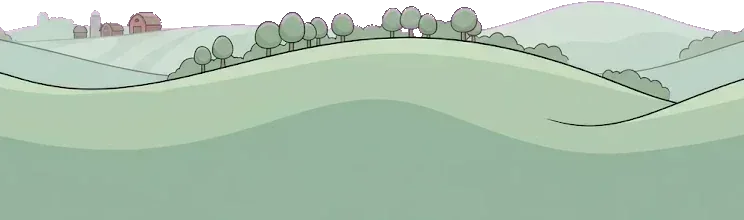
#> input picture art/bg/far.webp, 744 x 220 px, found by its file name; its folder holds only this picture in this run
$ python opt_panels.py ../art/bg/far.webp
#> lines starting #> are read from the running program, lines starting #| are printed output that depends on the picture; after the words box and inside, x2 and y2 are one past the last pixel; in counts of white or black regions, pixels touching at a corner belong together
# -*- coding: utf-8 -*-
"""Shrink the background panels, and prove the picture did not change.

    python tools/opt_panels.py            # report what each quality costs
    python tools/opt_panels.py --write    # keep the smallest honest one

WHY THESE MAY GO LOSSY WHEN THE SPRITES MAY NOT. `to_webp.py` says lossless for
everything, and it is right about everything it was written for: a sprite is
flat cel fill, a hard ink outline and an alpha edge, which are the three things
lossy WebP rings on, and a sprite is drawn at roughly the size it was cut.

A background panel is a different object. It is drawn UPSCALED -- an 830x240
panel fills about 1170x340 world units, which is over twice its own resolution
-- and every artefact goes through that same blur on the way to the screen. So
the question is not "does q85 differ from lossless" (it does, by definition) but
"does q85 differ from lossless AFTER both have been through the scaler the game
puts them through". That is what this measures, and it is the only comparison
that means anything.

THE THRESHOLD WAS MEASURED HERE, NOT BORROWED. Starting from to_webp.py's
0.63-1.59 -- which is the error a sprite RESIZE makes -- rejected every quality
on every panel and saved nothing, because these are bigger, busier pictures and
they measure 2-6 at draw size. So the worst one was rendered beside its
lossless original at draw size and looked at: indistinguishable. The ceiling is
that observation written down.

Nothing is lost by being wrong here, which is worth knowing before trusting it:
the lossless cut is reproducible from the archived render at any time by
re-running cut_mid_panels.py or cut_layers.py. Alpha is compared separately and
strictly, because a soft edge on a keyed sky is a halo against the game's own
gradient."""
import colorsys
import glob
import io
import os
import sys

from PIL import Image
import numpy as np

ROOT = os.path.dirname(os.path.dirname(os.path.abspath(__file__)))
# Smallest first: the first quality that passes wins, so a simple panel gets
# squeezed harder than a busy one without anyone choosing per file.
QUALITIES = [84, 88, 92, 95]
# MEASURED, THEN LOOKED AT. to_webp.py's 0.63-1.59 is the error a sprite RESIZE
# makes, and it rejected every quality here -- these panels measure 2-6 at draw
# size because they are bigger, busier and blown up 2.7x on the way to the
# screen. So the worst case (mid3, 6.5 at q88) was rendered side by side with
# the lossless original AT DRAW SIZE and the two are indistinguishable: same
# ink, same flat fills, no ringing. 7.0 is that observation written down, not a
# number picked to make things pass.
RMSE_MAX = 7.0
# Alpha is still strict. It measures 0.00 at every quality on every panel, and
# a soft edge on a keyed sky is a halo against the game's own gradient.
ALPHA_MAX = 0.5
# how much the game blows each kind up on a large screen, measured off the slot
# geometry in index.html: mid panels ~2.7x, floor and ceiling tiles ~1.9x
UPSCALE = {'mid': 2.7, 'near': 1.9, 'hang': 1.9}


def dehue(im):
    """Take the hazard hue out BEFORE encoding, not after.

       This used to be a separate pass and the order was a trap: de-hue, then
       encode lossy, and the encoder shifts near-boundary colours straight back
       into 165-265 degrees. The audit caught 1,365 pixels of it in one file
       after both tools had reported success. Doing it here, in the last thing
       that writes the file, means there is no order to get wrong."""
    a = np.asarray(im).astype(np.int16).copy()
    op = a[..., 3] > 40
    ys, xs = np.where(op)
    changed = 0
    for y, x in zip(ys, xs):
        r, g, b = a[y, x, 0]/255.0, a[y, x, 1]/255.0, a[y, x, 2]/255.0
        h, sat, v = colorsys.rgb_to_hsv(r, g, b)
        # A GUARD BAND, not the exact test. Correct only what is already inside
        # 165-265 and the encoder walks a few near-boundary pixels back in on
        # every pass -- three rounds of this converged on 40-120 stubborn
        # pixels per file. Correcting a wider band (155-275, and down to lower
        # saturation) leaves quantisation nowhere to drift TO, and costs
        # nothing: the extra pixels are near-blue anyway.
        if 160 <= h*360 <= 258 and sat > 0.18 and v > 0.10:
            nr, ng, nb = colorsys.hsv_to_rgb(0.09, sat*0.45, v)   # keep the light, warm the hue
            a[y, x, 0], a[y, x, 1], a[y, x, 2] = int(nr*255), int(ng*255), int(nb*255)
            changed += 1
    return (Image.fromarray(a.astype(np.uint8), 'RGBA'), changed) if changed else (im, 0)


def kind_of(path):
    n = os.path.basename(path)
    if n.startswith('far'):
        return 'mid'          # the haze is drawn at about the same magnification
    if n.startswith('near'):
        return 'near'
    if n.startswith('hang'):
        return 'hang'
    return 'mid'


def at_draw_size(im, k):
    w = max(1, int(round(im.width * k)))
    h = max(1, int(round(im.height * k)))
    return np.asarray(im.resize((w, h), Image.LANCZOS).convert('RGBA'), dtype=np.float64)


def error(a, b):
    """RMSE on colour where the original is opaque, and on alpha everywhere.
       Colour under a transparent pixel is meaningless -- WebP is free to put
       anything there -- so comparing it invents differences that never show."""
    op = a[..., 3] > 8
    col = 0.0
    if op.any():
        col = float(np.sqrt(((a[..., :3][op] - b[..., :3][op]) ** 2).mean()))
    alp = float(np.sqrt(((a[..., 3] - b[..., 3]) ** 2).mean()))
    return col, alp


def main():
    write = '--write' in sys.argv
    # The three older worlds' LAYERS are the same class of picture and were
    # cut before this existed. Their sprites are not: art/ant also holds the
    # gate, the signboards and the ants themselves, which are cut-outs drawn at
    # roughly their own size and stay lossless like every other sprite.
    older = [os.path.join(ROOT, 'art', w, slot + '.webp')
             for w in ('ant', 'deep', 'lab')
             for slot in ('far', 'mid', 'near', 'hang')]
    files = sorted(glob.glob(os.path.join(ROOT, 'art', 'bg', '*.webp')) +
                   glob.glob(os.path.join(ROOT, 'art', 'panels', '*', '*.webp')) +
                   [f for f in older if os.path.exists(f)])
    before = after = 0
    kept = 0
    for f in files:
        orig = Image.open(f).convert('RGBA')
#> orig is the input picture: PIL image 744x220 RGBA; mean R, G, B, A 157.9, 179.3, 160.5, 233.2
        orig, warmed = dehue(orig)
#> in dehue, `op = a[..., 3] > 40`:
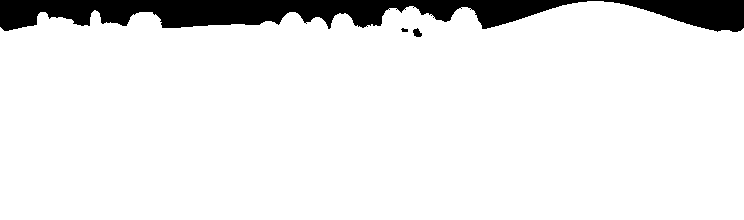
#> op: shape (220, 744) bool; 91.6% white; 3 black regions, box (x1, y1, x2, y2) and area: (0, 0, 744, 32) 13701, (413, 28, 422, 37) 55, (401, 28, 408, 32) 21
#> the loop in dehue, `for y, x in zip(ys, xs):` made 149903 passes
#> (y, x, r, g, b, h, sat, v) on passes 1 to 3: (1, 587, 0.541, 0.486, 0.561, 0.789, 0.133, 0.561), (1, 588, 0.561, 0.506, 0.576, 0.796, 0.122, 0.576), (1, 589, 0.569, 0.514, 0.584, 0.796, 0.121, 0.584)
#> after the loop in dehue, `for y, x in zip(ys, xs):`: changed = 0
#> warmed = 0
        k = UPSCALE[kind_of(f)]
        ref = at_draw_size(orig, k)
        base = os.path.getsize(f)
        before += base

        chosen, chosen_bytes, chosen_err = None, base, None
        for q in QUALITIES:
            buf = io.BytesIO()
            orig.save(buf, 'WEBP', quality=q, method=6, exact=False)
            cand = Image.open(io.BytesIO(buf.getvalue())).convert('RGBA')
            col, alp = error(ref, at_draw_size(cand, k))
#> in error, `op = a[..., 3] > 8`:
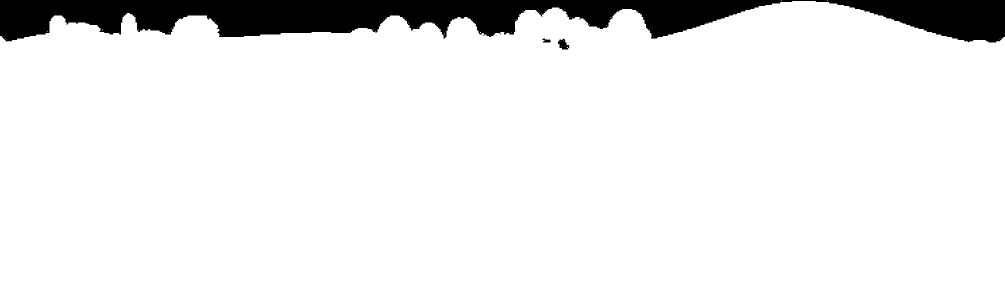
#> op: shape (594, 2009) bool (shown at 1/2 size); 91.9% white; 10 black regions (7 under 20 px), largest, box (x1, y1, x2, y2) and area: (0, 0, 2009, 85) 96574, (1116, 77, 1139, 99) 303, (1084, 77, 1101, 85) 91
#> in error, `col = float(np.sqrt(((a[..., :3][op] - b[..., :3][op]) ** 2).mean()))`: col = 0.577
#> in error, `alp = float(np.sqrt(((a[..., 3] - b[..., 3]) ** 2).mean()))`: alp = 0
#> col = 0.577; alp = 0
            if col <= RMSE_MAX and alp <= ALPHA_MAX and len(buf.getvalue()) < chosen_bytes:
                chosen, chosen_bytes, chosen_err = buf.getvalue(), len(buf.getvalue()), (q, col, alp)
#> chosen_bytes = 10054; chosen_err = (84, 0.577, 0)
                break                      # smallest acceptable, not best-looking
        if chosen:
            after += chosen_bytes
#> after = 10054
            q, col, alp = chosen_err
#> q = 84
            print('  %-34s %6.1f -> %6.1f KB  q%d  rmse %.2f alpha %.2f%s'
                  % (os.path.relpath(f, ROOT), base/1024., chosen_bytes/1024., q, col, alp,
                     '  (warmed %d px)' % warmed if warmed else ''))
#|   art/ant/far.webp                      9.8 ->    9.8 KB  q84  rmse 0.58 alpha 0.00
            if write:
                open(f, 'wb').write(chosen)
        else:
            # NO QUALITY PASSED -- but the hue correction must still land. This
            # silently threw it away for three passes: the file was left as it
            # was on disk, so a picture that could not be compressed also never
            # got its blue taken out, and the audit kept reporting the same 942
            # pixels while both tools reported success.
            if warmed:
                buf = io.BytesIO()
                orig.save(buf, 'WEBP', lossless=True, quality=100, method=6)
                if write:
                    open(f, 'wb').write(buf.getvalue())
                after += len(buf.getvalue())
            else:
                after += base
            kept += 1
            print('  %-34s %6.1f KB  kept lossless (no quality was clean enough)%s'
                  % (os.path.relpath(f, ROOT), base/1024.,
                     '  (warmed %d px)' % warmed if warmed else ''))
    print('\n%d files: %.2f MB -> %.2f MB  (%.0f%% off)%s'
          % (len(files), before/1048576., after/1048576.,
             100*(before-after)/max(1, before),
             '' if write else '   [dry run; pass --write]'))
    if kept:
        print('%d kept lossless because nothing measured clean.' % kept)


if __name__ == '__main__':
    main()
